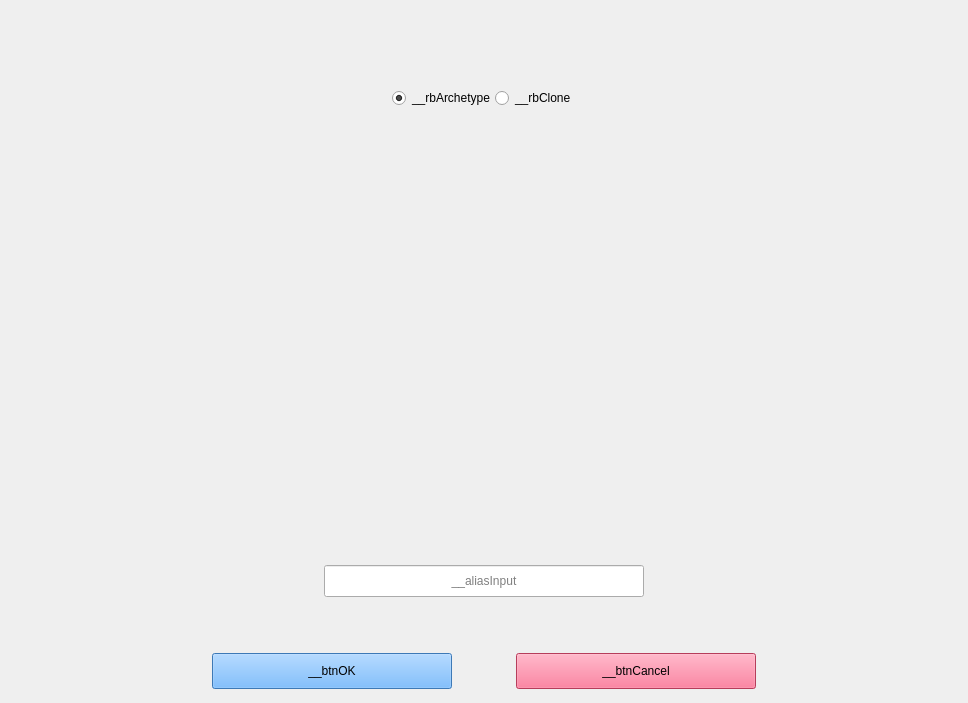
<?xml version="1.0" encoding="UTF-8"?>
<ui version="4.0">
 <class>BeanPickerClass</class>
 <widget class="QWidget" name="BeanPickerClass">
  <property name="geometry">
   <rect>
    <x>0</x>
    <y>0</y>
    <width>968</width>
    <height>703</height>
   </rect>
  </property>
  <property name="windowTitle">
   <string>Form</string>
  </property>
  <property name="accessibleName">
   <string notr="true">color:252526</string>
  </property>
  <property name="styleSheet">
   <string notr="true">QWidget[accessibleName=&quot;color:1e1e1e&quot;]{
	background-color: rgb(30,30,30);
}
QWidget[accessibleName=&quot;color:252526&quot;]{
	background-color: rgb(37, 37, 38);
}
QWidget[accessibleName=&quot;color:2d2d30&quot;]{
	background-color: rgb(45,45,48);
}
QWidget[accessibleName=&quot;color:333337&quot;]{
	background-color: rgb(51,51,55);
}
QWidget[accessibleName=&quot;color:3e3e42&quot;]{
	background-color: rgb(62,62,66);
}
QWidget[accessibleName=&quot;color:3f3f46&quot;]{
	background-color: rgb(63,63,70);
}
QWidget[accessibleName=&quot;color:686868&quot;]{
	background-color: rgb(104,104,104);
}

/*****************************************************
 OK and Cancel Button
*****************************************************/
QPushButton[accessibleName=&quot;button:okcancel&quot;]{
	border-radius:5;
	color: rgb(255, 255, 255);
	font: 12pt;
}

QPushButton#__btnOK{
	background-color: rgb(85, 170, 255);
}
QPushButton#__btnOK:pressed{
	background-color: rgb(62, 124, 186);
}
QPushButton#__btnOK:disabled{
	background-color: rgb(172, 172, 172);
}

QPushButton#__btnCancel{
	background-color: rgb(255, 85, 127);
}
QPushButton#__btnCancel:pressed{
	background-color: rgb(175, 58, 87);
}

/*****************************************************
 Tab
*****************************************************/

QRadioButton[accessibleName=&quot;radio:tab&quot;]{
	min-width:96;
	min-height:32;
	max-width:96;
	max-height:32;
	background-color: rgb(70, 175, 255);
	color: rgb(255, 255, 255);
	font: 11pt;
	padding: 0 0 0 20;
}
QRadioButton[accessibleName=&quot;radio:tab&quot;]::indicator:unchecked {
    width: 10;
    height: 0;
}
QRadioButton[accessibleName=&quot;radio:tab&quot;]::indicator:checked {
    width: 10;
    height: 10;
	border-radius: 5;
	background-color: rgb(255, 93, 185);
}
QRadioButton[accessibleName=&quot;radio:tab&quot;]:unchecked{
	background-color: rgb(116, 116, 116);
}
QRadioButton[accessibleName=&quot;radio:tab&quot;]:checked {
	background-color: rgb(72, 144, 216);
}

/*****************************************************
 
*****************************************************/
QLabel#__error{
	font: 10pt;
	color: rgb(255, 0, 0);
}
</string>
  </property>
  <layout class="QVBoxLayout" name="verticalLayout">
   <property name="spacing">
    <number>0</number>
   </property>
   <property name="leftMargin">
    <number>0</number>
   </property>
   <property name="topMargin">
    <number>0</number>
   </property>
   <property name="rightMargin">
    <number>0</number>
   </property>
   <property name="bottomMargin">
    <number>0</number>
   </property>
   <item>
    <widget class="QWidget" name="widget_2" native="true">
     <layout class="QVBoxLayout" name="verticalLayout_4">
      <property name="spacing">
       <number>0</number>
      </property>
      <property name="leftMargin">
       <number>0</number>
      </property>
      <property name="topMargin">
       <number>0</number>
      </property>
      <property name="rightMargin">
       <number>0</number>
      </property>
      <property name="bottomMargin">
       <number>0</number>
      </property>
      <item>
       <spacer name="verticalSpacer">
        <property name="orientation">
         <enum>Qt::Vertical</enum>
        </property>
        <property name="sizeHint" stdset="0">
         <size>
          <width>20</width>
          <height>88</height>
         </size>
        </property>
       </spacer>
      </item>
      <item>
       <widget class="QWidget" name="widget_4" native="true">
        <property name="minimumSize">
         <size>
          <width>0</width>
          <height>86</height>
         </size>
        </property>
        <property name="maximumSize">
         <size>
          <width>16777215</width>
          <height>86</height>
         </size>
        </property>
        <layout class="QHBoxLayout" name="horizontalLayout_5">
         <property name="spacing">
          <number>0</number>
         </property>
         <item>
          <spacer name="horizontalSpacer_5">
           <property name="orientation">
            <enum>Qt::Horizontal</enum>
           </property>
           <property name="sizeHint" stdset="0">
            <size>
             <width>372</width>
             <height>20</height>
            </size>
           </property>
          </spacer>
         </item>
         <item>
          <widget class="QRadioButton" name="__rbArchetype">
           <property name="accessibleName">
            <string notr="true">radio:tab</string>
           </property>
           <property name="text">
            <string>__rbArchetype</string>
           </property>
           <property name="checked">
            <bool>true</bool>
           </property>
          </widget>
         </item>
         <item>
          <widget class="QRadioButton" name="__rbClone">
           <property name="accessibleName">
            <string notr="true">radio:tab</string>
           </property>
           <property name="text">
            <string>__rbClone</string>
           </property>
          </widget>
         </item>
         <item>
          <spacer name="horizontalSpacer_6">
           <property name="orientation">
            <enum>Qt::Horizontal</enum>
           </property>
           <property name="sizeHint" stdset="0">
            <size>
             <width>371</width>
             <height>20</height>
            </size>
           </property>
          </spacer>
         </item>
        </layout>
       </widget>
      </item>
      <item>
       <widget class="QWidget" name="widget_3" native="true">
        <property name="minimumSize">
         <size>
          <width>0</width>
          <height>360</height>
         </size>
        </property>
        <property name="maximumSize">
         <size>
          <width>16777215</width>
          <height>360</height>
         </size>
        </property>
        <layout class="QHBoxLayout" name="horizontalLayout_6">
         <property name="spacing">
          <number>0</number>
         </property>
         <property name="leftMargin">
          <number>0</number>
         </property>
         <property name="topMargin">
          <number>0</number>
         </property>
         <property name="rightMargin">
          <number>0</number>
         </property>
         <property name="bottomMargin">
          <number>0</number>
         </property>
         <item>
          <widget class="QStackedWidget" name="__sourcesSwitcher">
           <property name="currentIndex">
            <number>0</number>
           </property>
           <widget class="QWidget" name="page_2">
            <layout class="QHBoxLayout" name="horizontalLayout_3">
             <property name="spacing">
              <number>0</number>
             </property>
             <property name="leftMargin">
              <number>0</number>
             </property>
             <property name="topMargin">
              <number>0</number>
             </property>
             <property name="rightMargin">
              <number>0</number>
             </property>
             <property name="bottomMargin">
              <number>0</number>
             </property>
             <item>
              <widget class="QScrollArea" name="scrollArea_2">
               <property name="frameShape">
                <enum>QFrame::NoFrame</enum>
               </property>
               <property name="widgetResizable">
                <bool>true</bool>
               </property>
               <widget class="QWidget" name="__archetypesContainer">
                <property name="geometry">
                 <rect>
                  <x>0</x>
                  <y>0</y>
                  <width>968</width>
                  <height>360</height>
                 </rect>
                </property>
                <property name="accessibleName">
                 <string notr="true">color:3f3f46</string>
                </property>
                <layout class="QHBoxLayout" name="horizontalLayout_4">
                 <property name="leftMargin">
                  <number>0</number>
                 </property>
                 <property name="topMargin">
                  <number>0</number>
                 </property>
                 <property name="rightMargin">
                  <number>0</number>
                 </property>
                 <property name="bottomMargin">
                  <number>0</number>
                 </property>
                </layout>
               </widget>
              </widget>
             </item>
            </layout>
           </widget>
           <widget class="QWidget" name="page_3">
            <layout class="QHBoxLayout" name="horizontalLayout_8">
             <property name="spacing">
              <number>0</number>
             </property>
             <property name="leftMargin">
              <number>0</number>
             </property>
             <property name="topMargin">
              <number>0</number>
             </property>
             <property name="rightMargin">
              <number>0</number>
             </property>
             <property name="bottomMargin">
              <number>0</number>
             </property>
             <item>
              <widget class="QScrollArea" name="scrollArea_3">
               <property name="frameShape">
                <enum>QFrame::NoFrame</enum>
               </property>
               <property name="widgetResizable">
                <bool>true</bool>
               </property>
               <widget class="QWidget" name="__clonesContainer">
                <property name="geometry">
                 <rect>
                  <x>0</x>
                  <y>0</y>
                  <width>100</width>
                  <height>30</height>
                 </rect>
                </property>
                <property name="accessibleName">
                 <string notr="true">color:3f3f46</string>
                </property>
                <layout class="QHBoxLayout" name="horizontalLayout_7">
                 <property name="leftMargin">
                  <number>0</number>
                 </property>
                 <property name="topMargin">
                  <number>0</number>
                 </property>
                 <property name="rightMargin">
                  <number>0</number>
                 </property>
                 <property name="bottomMargin">
                  <number>0</number>
                 </property>
                </layout>
               </widget>
              </widget>
             </item>
            </layout>
           </widget>
          </widget>
         </item>
        </layout>
       </widget>
      </item>
      <item>
       <spacer name="verticalSpacer_3">
        <property name="orientation">
         <enum>Qt::Vertical</enum>
        </property>
        <property name="sizeHint" stdset="0">
         <size>
          <width>20</width>
          <height>70</height>
         </size>
        </property>
       </spacer>
      </item>
      <item>
       <widget class="QWidget" name="widget_5" native="true">
        <property name="minimumSize">
         <size>
          <width>0</width>
          <height>86</height>
         </size>
        </property>
        <property name="maximumSize">
         <size>
          <width>16777215</width>
          <height>86</height>
         </size>
        </property>
        <layout class="QHBoxLayout" name="horizontalLayout_9">
         <item>
          <widget class="QLineEdit" name="__aliasInput">
           <property name="minimumSize">
            <size>
             <width>320</width>
             <height>32</height>
            </size>
           </property>
           <property name="maximumSize">
            <size>
             <width>320</width>
             <height>32</height>
            </size>
           </property>
           <property name="alignment">
            <set>Qt::AlignCenter</set>
           </property>
           <property name="placeholderText">
            <string>__aliasInput</string>
           </property>
          </widget>
         </item>
        </layout>
       </widget>
      </item>
      <item>
       <widget class="QLabel" name="__error">
        <property name="text">
         <string/>
        </property>
        <property name="alignment">
         <set>Qt::AlignCenter</set>
        </property>
       </widget>
      </item>
      <item>
       <spacer name="verticalSpacer_2">
        <property name="orientation">
         <enum>Qt::Vertical</enum>
        </property>
        <property name="sizeHint" stdset="0">
         <size>
          <width>20</width>
          <height>10</height>
         </size>
        </property>
       </spacer>
      </item>
     </layout>
    </widget>
   </item>
   <item>
    <widget class="QWidget" name="widget" native="true">
     <property name="minimumSize">
      <size>
       <width>0</width>
       <height>64</height>
      </size>
     </property>
     <property name="maximumSize">
      <size>
       <width>16777215</width>
       <height>64</height>
      </size>
     </property>
     <property name="accessibleName">
      <string notr="true">color:333337</string>
     </property>
     <layout class="QHBoxLayout" name="horizontalLayout_2">
      <property name="spacing">
       <number>64</number>
      </property>
      <item>
       <spacer name="horizontalSpacer_3">
        <property name="orientation">
         <enum>Qt::Horizontal</enum>
        </property>
        <property name="sizeHint" stdset="0">
         <size>
          <width>40</width>
          <height>20</height>
         </size>
        </property>
       </spacer>
      </item>
      <item>
       <widget class="QPushButton" name="__btnOK">
        <property name="enabled">
         <bool>true</bool>
        </property>
        <property name="minimumSize">
         <size>
          <width>240</width>
          <height>36</height>
         </size>
        </property>
        <property name="maximumSize">
         <size>
          <width>240</width>
          <height>36</height>
         </size>
        </property>
        <property name="accessibleName">
         <string notr="true">button:okcancel</string>
        </property>
        <property name="text">
         <string>__btnOK</string>
        </property>
       </widget>
      </item>
      <item>
       <widget class="QPushButton" name="__btnCancel">
        <property name="minimumSize">
         <size>
          <width>240</width>
          <height>36</height>
         </size>
        </property>
        <property name="maximumSize">
         <size>
          <width>240</width>
          <height>36</height>
         </size>
        </property>
        <property name="accessibleName">
         <string notr="true">button:okcancel</string>
        </property>
        <property name="text">
         <string>__btnCancel</string>
        </property>
       </widget>
      </item>
      <item>
       <spacer name="horizontalSpacer_4">
        <property name="orientation">
         <enum>Qt::Horizontal</enum>
        </property>
        <property name="sizeHint" stdset="0">
         <size>
          <width>40</width>
          <height>20</height>
         </size>
        </property>
       </spacer>
      </item>
     </layout>
    </widget>
   </item>
  </layout>
 </widget>
 <resources/>
 <connections/>
</ui>
